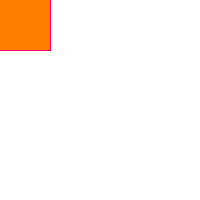
Frame 1 (no input)
Frame 60 (the mouse pressed at the canvas centre just before this capture): identical to frame 1, image omitted
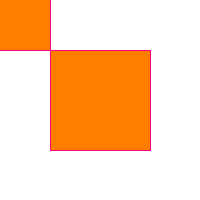
Frame 120 (the mouse held since frame 60 and released just before this capture)

The Processing sketch that drew these frames (run headless with seeded random() and noise(); from frame 60 on, the mouse is pressed at the canvas centre):

// Processing sketch: question_4
// ── question_4.pde

void setup(){
     size(200,200);
     background(255); 
};

void draw(){
  stroke(256,0,128);
   fill(255,126,0);
   rectMode(CENTER);
   rect(mouseX, mouseY, 100,100);
}; 

// the following code keeps on drawing squares on the screen and 
//its x and y coordinates keep changing depending on the posiion of where the mouse cursor is.
// the void draw keeps on running the function infinately.
